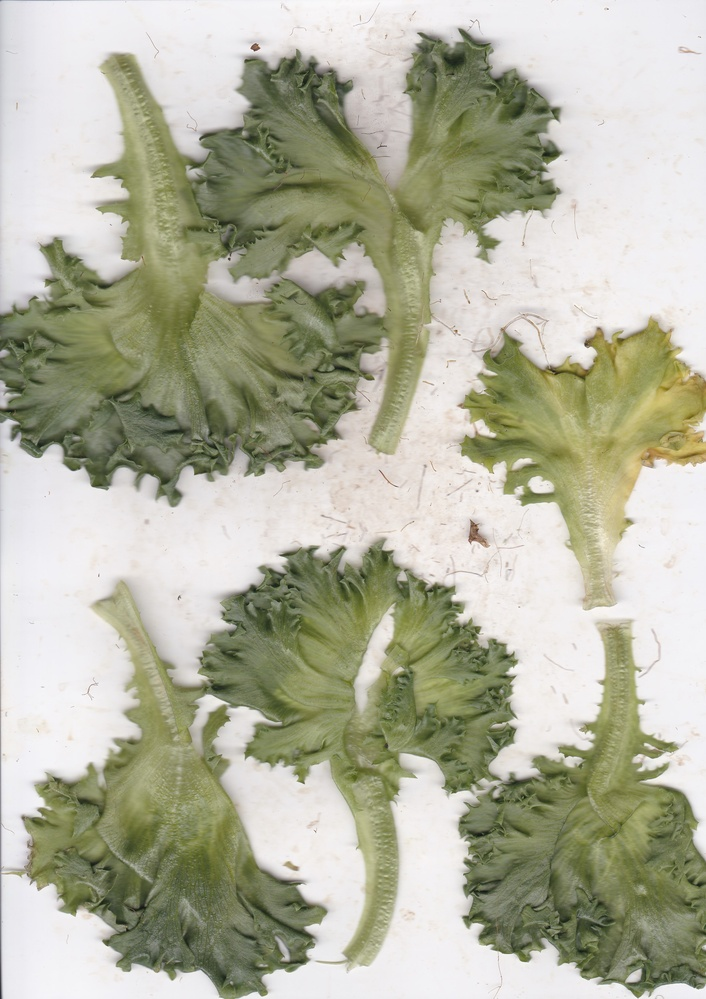
#> input picture sample.jpg, 706 x 999 px, shrunk from 2480 x 3507 before the run
$ python setting.py
#> lines starting #> are read from the running program, lines starting #| are printed output that depends on the picture; after the words box and inside, x2 and y2 are one past the last pixel; in counts of white or black regions, pixels touching at a corner belong together
import cv2
import numpy as np
import csv
import os

# 保存するCSVファイルのパス
thresholds_file = 'thresholds.csv'

# サンプル画像を読み込む（ここでは sample.jpg と仮定）
sample_image_path = 'sample.jpg'
image = cv2.imread(sample_image_path)
#> image is the input picture: shape (999, 706, 3); mean B, G, R 159.4, 179.3, 178.7

# 画像が存在しない場合はエラーメッセージ
if image is None:
    print(f"Error: Sample image '{sample_image_path}' not found.")
    exit()

# 閾値をCSVから読み込む関数
def load_thresholds(file_path):
    # デフォルトの初期値
#> called with file_path = 'thresholds.csv'
    thresholds = {
        'grayscale_threshold': 127,
        'lower_hue': 0,
        'lower_saturation': 50,
        'lower_value': 50,
        'upper_hue': 180,
        'upper_saturation': 255,
        'upper_value': 255
    }

    # CSVファイルが存在するか確認
    if os.path.exists(file_path):
        with open(file_path, mode='r') as file:
#> (reads thresholds.csv from the repository)
            csv_reader = csv.DictReader(file)
            # 最初の行を読み込む
            for row in csv_reader:
                thresholds['grayscale_threshold'] = int(row['grayscale_threshold'])
                thresholds['lower_hue'] = int(row['lower_hue'])
                thresholds['lower_saturation'] = int(row['lower_saturation'])
                thresholds['lower_value'] = int(row['lower_value'])
                thresholds['upper_hue'] = int(row['upper_hue'])
                thresholds['upper_saturation'] = int(row['upper_saturation'])
                thresholds['upper_value'] = int(row['upper_value'])
                break  # 1行目だけ読み込む
    return thresholds

# 閾値をCSVに保存する関数
def save_thresholds(file_path, grayscale_threshold, lower_hue, lower_saturation, lower_value, upper_hue, upper_saturation, upper_value):
    # CSVファイルに現在のトラックバーの値を保存
    with open(file_path, mode='w', newline='') as file:
        writer = csv.writer(file)
        writer.writerow(['grayscale_threshold', 'lower_hue', 'lower_saturation', 'lower_value', 'upper_hue', 'upper_saturation', 'upper_value'])
        writer.writerow([grayscale_threshold, lower_hue, lower_saturation, lower_value, upper_hue, upper_saturation, upper_value])
    print(f"Thresholds saved to {file_path}")

# 初期値をCSVから読み込む
initial_values = load_thresholds(thresholds_file)

# 閾値を設定するトラックバーのコールバック関数
def nothing(x):
    pass

# OpenCVのウィンドウを作成
cv2.namedWindow('Threshold Adjustments')

# トラックバーを作成し、CSVから読み込んだ初期値をセット
cv2.createTrackbar('Grayscale Threshold', 'Threshold Adjustments', initial_values['grayscale_threshold'], 255, nothing)
cv2.createTrackbar('Lower Hue', 'Threshold Adjustments', initial_values['lower_hue'], 180, nothing)
cv2.createTrackbar('Lower Saturation', 'Threshold Adjustments', initial_values['lower_saturation'], 255, nothing)
cv2.createTrackbar('Lower Value', 'Threshold Adjustments', initial_values['lower_value'], 255, nothing)
cv2.createTrackbar('Upper Hue', 'Threshold Adjustments', initial_values['upper_hue'], 180, nothing)
cv2.createTrackbar('Upper Saturation', 'Threshold Adjustments', initial_values['upper_saturation'], 255, nothing)
cv2.createTrackbar('Upper Value', 'Threshold Adjustments', initial_values['upper_value'], 255, nothing)

# 初期状態の表示用の変数
prev_threshold = -1
prev_lower_hue = -1
prev_lower_saturation = -1
prev_lower_value = -1
prev_upper_hue = -1
prev_upper_saturation = -1
prev_upper_value = -1

# 毎フレーム更新する処理
while True:
    # 現在のトラックバーの値を取得
    grayscale_threshold = cv2.getTrackbarPos('Grayscale Threshold', 'Threshold Adjustments')
    lower_hue = cv2.getTrackbarPos('Lower Hue', 'Threshold Adjustments')
    lower_saturation = cv2.getTrackbarPos('Lower Saturation', 'Threshold Adjustments')
    lower_value = cv2.getTrackbarPos('Lower Value', 'Threshold Adjustments')
    upper_hue = cv2.getTrackbarPos('Upper Hue', 'Threshold Adjustments')
    upper_saturation = cv2.getTrackbarPos('Upper Saturation', 'Threshold Adjustments')
    upper_value = cv2.getTrackbarPos('Upper Value', 'Threshold Adjustments')

    # もしトラックバーの値が変わった場合のみ再計算
    if (grayscale_threshold != prev_threshold or lower_hue != prev_lower_hue or
        lower_saturation != prev_lower_saturation or lower_value != prev_lower_value or
        upper_hue != prev_upper_hue or upper_saturation != prev_upper_saturation or
        upper_value != prev_upper_value):

        # グレースケールの閾値処理
        gray_image = cv2.cvtColor(image, cv2.COLOR_BGR2GRAY)
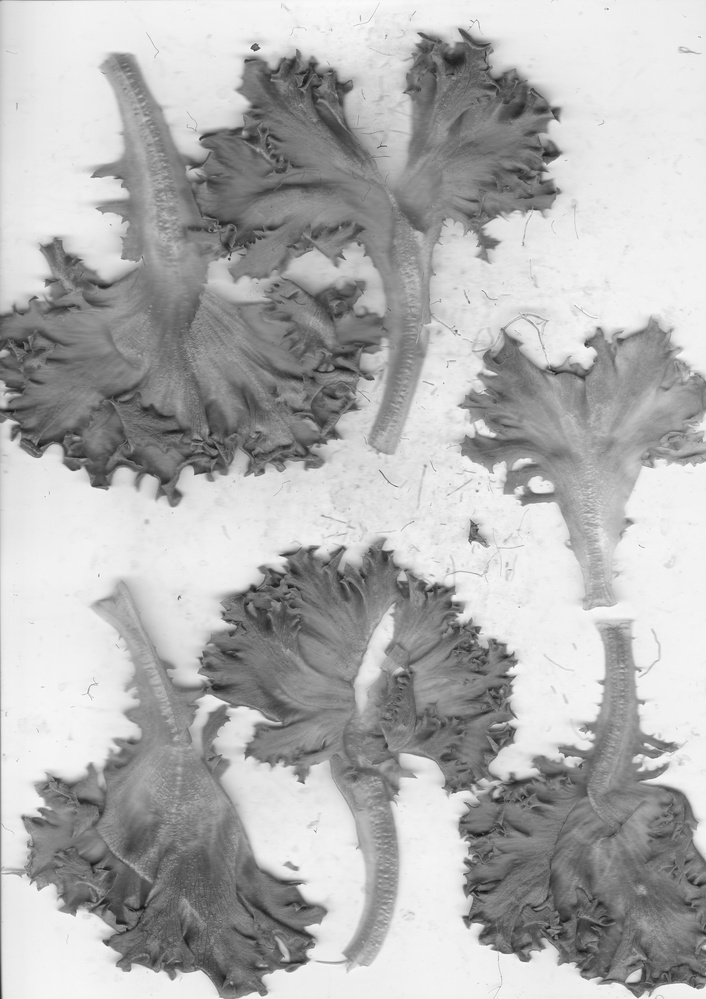
#> gray_image: shape (999, 706); min 20, max 253, mean 176.8
        _, threshold_image = cv2.threshold(gray_image, grayscale_threshold, 255, cv2.THRESH_BINARY)
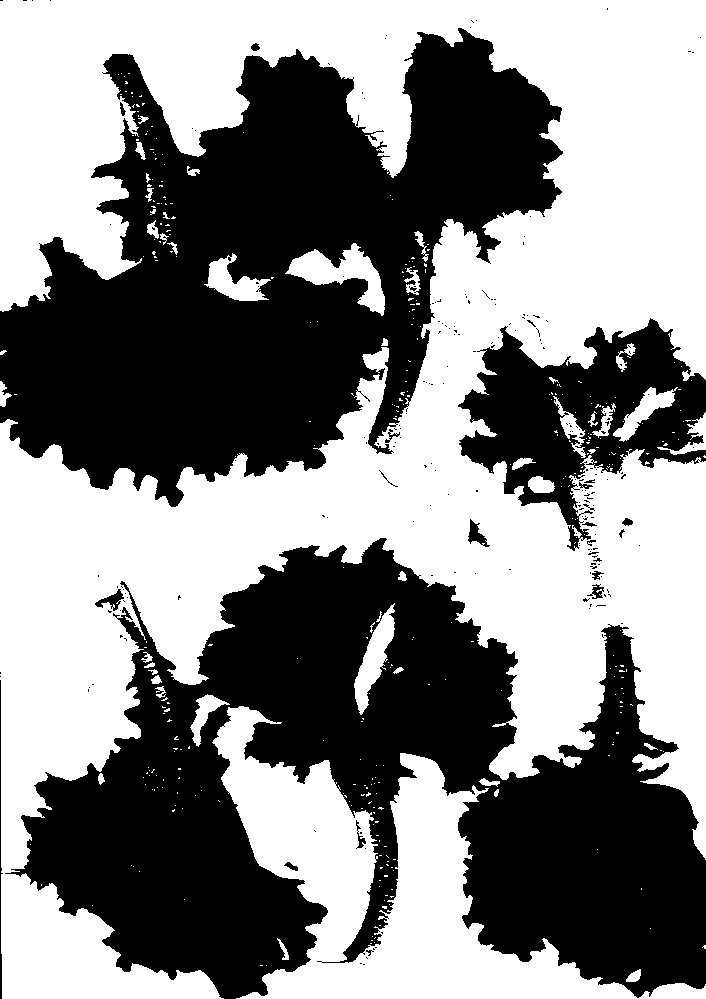
#> threshold_image: shape (999, 706); 52.2% white; 208 black regions (186 under 20 px), largest, box (x1, y1, x2, y2) and area: (5, 538, 706, 999) 162828, (0, 28, 563, 507) 145726, (458, 318, 706, 551) 26034

        # HSVの下限と上限でマスクを作成
        hsv_image = cv2.cvtColor(image, cv2.COLOR_BGR2HSV)
#> hsv_image: shape (999, 706, 3); mean H, S, V 54.2, 42.9, 181.6
        lower_green = np.array([lower_hue, lower_saturation, lower_value])
        upper_green = np.array([upper_hue, upper_saturation, upper_value])
        mask = cv2.inRange(hsv_image, lower_green, upper_green)
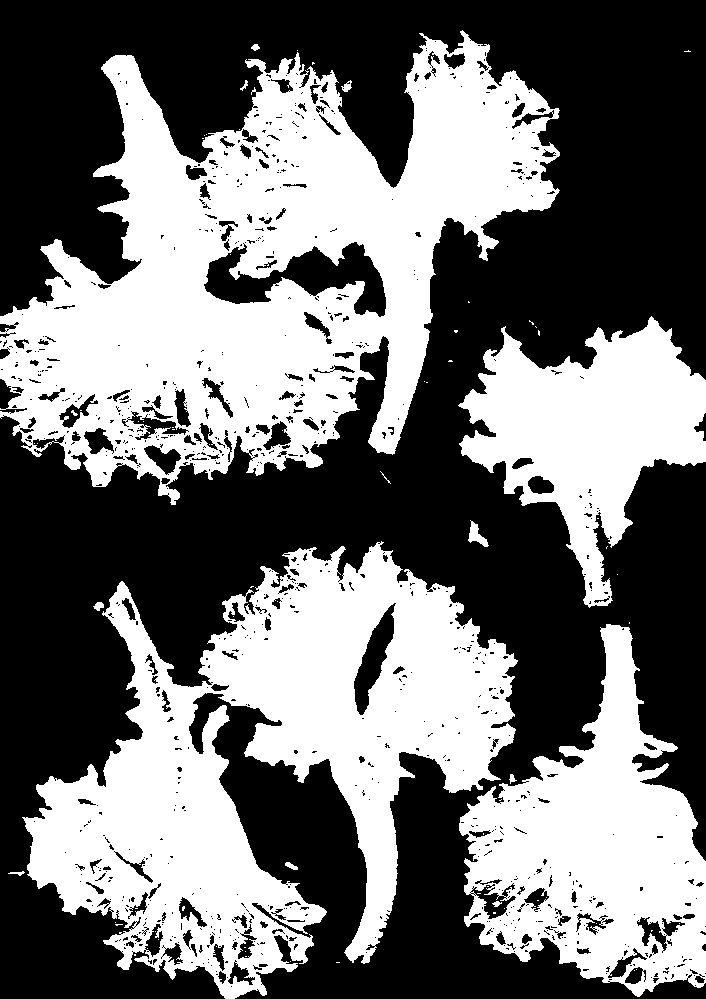
#> mask: shape (999, 706); 44.5% white; 75 white regions (61 under 20 px), largest, box (x1, y1, x2, y2) and area: (0, 30, 560, 505) 128133, (22, 541, 518, 999) 103610, (459, 624, 706, 997) 46727

        # 動的に更新する画像（グレースケールとマスク）
        combined_image = np.hstack((cv2.cvtColor(threshold_image, cv2.COLOR_GRAY2BGR), cv2.cvtColor(mask, cv2.COLOR_GRAY2BGR)))
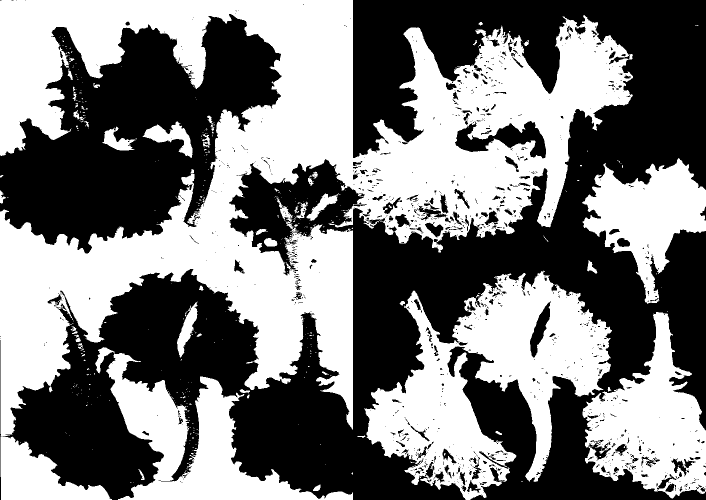
#> combined_image: shape (999, 1412, 3) (shown at 1/2 size); 48.4% white; 429 white regions (373 under 20 px), largest, box (x1, y1, x2, y2) and area: (0, 0, 1266, 999) 436726, (728, 541, 1224, 999) 103610, (212, 706, 706, 999) 47687
        cv2.imshow('Threshold Adjustments', combined_image)

        # 現在のトラックバーの値を保持
        prev_threshold = grayscale_threshold
        prev_lower_hue = lower_hue
        prev_lower_saturation = lower_saturation
        prev_lower_value = lower_value
        prev_upper_hue = upper_hue
        prev_upper_saturation = upper_saturation
        prev_upper_value = upper_value

    # キー入力を処理
    key = cv2.waitKey(1) & 0xFF
#> (key q is pressed here)
    if key == ord('q'):
        break
    elif key == ord('s'):
        # 現在のトラックバーの値をCSVに保存
        save_thresholds(thresholds_file, grayscale_threshold, lower_hue, lower_saturation, lower_value, upper_hue, upper_saturation, upper_value)
        print('変更を保存しました')

# ウィンドウを閉じる
cv2.destroyAllWindows()
